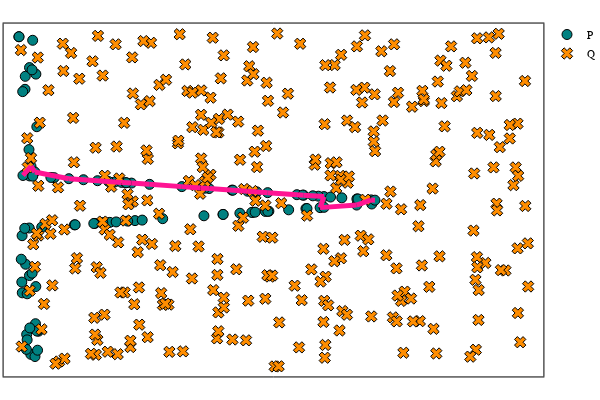

The notebook cell saved with this chart:
### Code cell
cr = get_Witness_cyclerep(W_P, class_num = 6);
# plot
plot_cycle_square_torus(P_2d, Q_2d, cycle = cr, cycle_loc = "P")

### Figure 1 — Plotly figure (JSON) as saved in the notebook; plotly's stock layout.template omitted (floating-point values rounded to 4 significant figures; data arrays with more than 128 entries replaced by an {"elided": "..."} marker saying what was removed)
{"data": [{"colorbar": {"title": ""}, "legendgroup": "P", "marker": {"color": "rgba(0, 129, 129, 1.000)", "line": {"color": "rgba(0, 0, 0, 1.000)", "width": 1}, "size": 10, "symbol": "circle"}, "mode": "markers", "name": "P", "showlegend": true, "type": "scatter", "x": [0.08318, 0.1381, 1.78, 0.04963, 0.1041, 0.139, 3.088, 0.2174, 0.08658, 0.1545, 0.04746, 0.2064, 0.1097, 0.238, 1.044, 2.891, 0.6925, 0.2126, 0.1326, 0.1703, 0.05501, 0.09112, 0.2291, 0.03731, 0.2499, 0.1778, 3.074, 0.2304, 0.1001, 0.1425, 1.439, 0.2164, 0.1101, 3.332, 0.1712, 0.04405, 0.1572, 0.2055, 0.007793, 0.009939, 2.248, 2.523, 1.348, 0.1351, 0.08021, 2.016, 3.72, 2.828, 3.767, 3.987, 3.517, 2.288, 3.046, 3.848, 0.6239, 0.2895, 1.129, 0.1396, 2.632, 1.206, 4.348, 0.4432, 2.877, 2.525, 0.9448, 4.17, 0.05817, 1.19, 3.075, 1.042, 1.528, 4.356, 2.352, 0.1782, 3.545, 2.298, 0.7015, 2.645, 3.558, 2.941, 1.396, 3.698, 0.931, 0.4021, 4.395, 1.618, 3.434, 4.173, 2.731, 0.8037, 1.275, 1.113, 3.506, 3.63, 1.324, 0.9771, 2.919, 1.331, 3.768, 4.186], "xaxis": "x1", "y": [5.242, 1.771, 2.83, 1.448, 0.6731, 5.646, 2.969, 5.525, 5.483, 0.3019, 2.513, 0.2606, 0.5714, 0.3788, 2.752, 2.948, 2.715, 0.8725, 4.118, 5.605, 5.199, 1.98, 4.545, 2.074, 0.7335, 6.155, 3.315, 0.7349, 0.3942, 0.7935, 2.794, 1.565, 1.43, 2.995, 1.814, 1.648, 3.807, 3.699, 6.222, 6.222, 3.403, 2.909, 2.785, 2.656, 2.65, 3.428, 3.036, 3.342, 3.242, 3.219, 3.268, 2.884, 2.965, 3.233, 3.575, 2.672, 2.761, 3.627, 3.362, 2.77, 3.18, 3.595, 2.947, 2.909, 2.742, 3.084, 3.635, 3.515, 2.968, 2.752, 2.804, 3.104, 3.392, 3.623, 3.018, 3.398, 2.716, 3.361, 3.019, 3.33, 3.494, 3.249, 2.74, 3.599, 3.175, 3.47, 3.277, 3.199, 2.931, 3.556, 3.506, 3.524, 3.27, 3.256, 3.501, 3.538, 2.951, 3.5, 3.041, 3.197], "yaxis": "y1", "zmax": null, "zmin": null}, {"colorbar": {"title": ""}, "legendgroup": "Q", "marker": {"color": "rgba(255, 141, 0, 1.000)", "line": {"color": "rgba(0, 0, 0, 1.000)", "width": 1}, "size": 10, "symbol": "x"}, "mode": "markers", "name": "Q", "showlegend": true, "type": "scatter", "x": {"elided": "300 float values"}, "xaxis": "x1", "y": {"elided": "300 float values"}, "yaxis": "y1", "zmax": null, "zmin": null}, {"colorbar": {"title": ""}, "legendgroup": "", "line": {"color": "rgba(255, 20, 147, 1.000)", "dash": "solid", "shape": "linear", "width": 5}, "mode": "lines", "name": "", "showlegend": false, "type": "scatter", "x": [4.348, 4.395], "xaxis": "x1", "y": [3.18, 3.175], "yaxis": "y1", "zmax": null, "zmin": null}, {"colorbar": {"title": ""}, "legendgroup": "", "line": {"color": "rgba(255, 20, 147, 1.000)", "dash": "solid", "shape": "linear", "width": 5}, "mode": "lines", "name": "", "showlegend": false, "type": "scatter", "x": [3.72, 4.17], "xaxis": "x1", "y": [3.036, 3.084], "yaxis": "y1", "zmax": null, "zmin": null}, {"colorbar": {"title": ""}, "legendgroup": "", "line": {"color": "rgba(255, 20, 147, 1.000)", "dash": "solid", "shape": "linear", "width": 5}, "mode": "lines", "name": "", "showlegend": false, "type": "scatter", "x": [2.248, 2.016], "xaxis": "x1", "y": [3.403, 3.428], "yaxis": "y1", "zmax": null, "zmin": null}, {"colorbar": {"title": ""}, "legendgroup": "", "line": {"color": "rgba(255, 20, 147, 1.000)", "dash": "solid", "shape": "linear", "width": 5}, "mode": "lines", "name": "", "showlegend": false, "type": "scatter", "x": [1.396, 1.618], "xaxis": "x1", "y": [3.494, 3.47], "yaxis": "y1", "zmax": null, "zmin": null}, {"colorbar": {"title": ""}, "legendgroup": "", "line": {"color": "rgba(255, 20, 147, 1.000)", "dash": "solid", "shape": "linear", "width": 5}, "mode": "lines", "name": "", "showlegend": false, "type": "scatter", "x": [0.2055, 0.6239], "xaxis": "x1", "y": [3.699, 3.575], "yaxis": "y1", "zmax": null, "zmin": null}, {"colorbar": {"title": ""}, "legendgroup": "", "line": {"color": "rgba(255, 20, 147, 1.000)", "dash": "solid", "shape": "linear", "width": 5}, "mode": "lines", "name": "", "showlegend": false, "type": "scatter", "x": [1.396, 1.275], "xaxis": "x1", "y": [3.494, 3.506], "yaxis": "y1", "zmax": null, "zmin": null}, {"colorbar": {"title": ""}, "legendgroup": "", "line": {"color": "rgba(255, 20, 147, 1.000)", "dash": "solid", "shape": "linear", "width": 5}, "mode": "lines", "name": "", "showlegend": false, "type": "scatter", "x": [0.1572, 0.2055], "xaxis": "x1", "y": [3.807, 3.699], "yaxis": "y1", "zmax": null, "zmin": null}, {"colorbar": {"title": ""}, "legendgroup": "", "line": {"color": "rgba(255, 20, 147, 1.000)", "dash": "solid", "shape": "linear", "width": 5}, "mode": "lines", "name": "", "showlegend": false, "type": "scatter", "x": [2.248, 2.352], "xaxis": "x1", "y": [3.403, 3.392], "yaxis": "y1", "zmax": null, "zmin": null}, {"colorbar": {"title": ""}, "legendgroup": "", "line": {"color": "rgba(255, 20, 147, 1.000)", "dash": "solid", "shape": "linear", "width": 5}, "mode": "lines", "name": "", "showlegend": false, "type": "scatter", "x": [3.074, 2.828], "xaxis": "x1", "y": [3.315, 3.342], "yaxis": "y1", "zmax": null, "zmin": null}, {"colorbar": {"title": ""}, "legendgroup": "", "line": {"color": "rgba(255, 20, 147, 1.000)", "dash": "solid", "shape": "linear", "width": 5}, "mode": "lines", "name": "", "showlegend": false, "type": "scatter", "x": [3.517, 3.434], "xaxis": "x1", "y": [3.268, 3.277], "yaxis": "y1", "zmax": null, "zmin": null}, {"colorbar": {"title": ""}, "legendgroup": "", "line": {"color": "rgba(255, 20, 147, 1.000)", "dash": "solid", "shape": "linear", "width": 5}, "mode": "lines", "name": "", "showlegend": false, "type": "scatter", "x": [3.72, 3.767], "xaxis": "x1", "y": [3.036, 3.242], "yaxis": "y1", "zmax": null, "zmin": null}, {"colorbar": {"title": ""}, "legendgroup": "", "line": {"color": "rgba(255, 20, 147, 1.000)", "dash": "solid", "shape": "linear", "width": 5}, "mode": "lines", "name": "", "showlegend": false, "type": "scatter", "x": [4.348, 4.17], "xaxis": "x1", "y": [3.18, 3.084], "yaxis": "y1", "zmax": null, "zmin": null}, {"colorbar": {"title": ""}, "legendgroup": "", "line": {"color": "rgba(255, 20, 147, 1.000)", "dash": "solid", "shape": "linear", "width": 5}, "mode": "lines", "name": "", "showlegend": false, "type": "scatter", "x": [0.6239, 1.275], "xaxis": "x1", "y": [3.575, 3.506], "yaxis": "y1", "zmax": null, "zmin": null}, {"colorbar": {"title": ""}, "legendgroup": "", "line": {"color": "rgba(255, 20, 147, 1.000)", "dash": "solid", "shape": "linear", "width": 5}, "mode": "lines", "name": "", "showlegend": false, "type": "scatter", "x": [0.1572, 0.05817], "xaxis": "x1", "y": [3.807, 3.635], "yaxis": "y1", "zmax": null, "zmin": null}, {"colorbar": {"title": ""}, "legendgroup": "", "line": {"color": "rgba(255, 20, 147, 1.000)", "dash": "solid", "shape": "linear", "width": 5}, "mode": "lines", "name": "", "showlegend": false, "type": "scatter", "x": [3.074, 3.434], "xaxis": "x1", "y": [3.315, 3.277], "yaxis": "y1", "zmax": null, "zmin": null}, {"colorbar": {"title": ""}, "legendgroup": "", "line": {"color": "rgba(255, 20, 147, 1.000)", "dash": "solid", "shape": "linear", "width": 5}, "mode": "lines", "name": "", "showlegend": false, "type": "scatter", "x": [2.016, 1.618], "xaxis": "x1", "y": [3.428, 3.47], "yaxis": "y1", "zmax": null, "zmin": null}, {"colorbar": {"title": ""}, "legendgroup": "", "line": {"color": "rgba(255, 20, 147, 1.000)", "dash": "solid", "shape": "linear", "width": 5}, "mode": "lines", "name": "", "showlegend": false, "type": "scatter", "x": [3.767, 3.517], "xaxis": "x1", "y": [3.242, 3.268], "yaxis": "y1", "zmax": null, "zmin": null}, {"colorbar": {"title": ""}, "legendgroup": "", "line": {"color": "rgba(255, 20, 147, 1.000)", "dash": "solid", "shape": "linear", "width": 5}, "mode": "lines", "name": "", "showlegend": false, "type": "scatter", "x": [2.828, 2.352], "xaxis": "x1", "y": [3.342, 3.392], "yaxis": "y1", "zmax": null, "zmin": null}], "layout": {"annotations": [], "height": 400, "legend": {"bgcolor": "rgba(255, 255, 255, 1.000)", "bordercolor": "rgba(0, 0, 0, 1.000)", "font": {"color": "rgba(0, 0, 0, 1.000)", "family": "sans-serif", "size": 11}, "tracegroupgap": 0, "x": 1, "y": 1}, "margin": {"b": 20, "l": 0, "r": 0, "t": 20}, "paper_bgcolor": "rgba(255, 255, 255, 1.000)", "plot_bgcolor": "rgba(255, 255, 255, 1.000)", "showlegend": true, "width": 600, "xaxis": {"anchor": "y1", "domain": [0.006562, 0.9934], "gridcolor": "rgba(0, 0, 0, 0.100)", "gridwidth": 0.5, "linecolor": "rgba(0, 0, 0, 1.000)", "mirror": true, "range": [-0.1805, 6.471], "showgrid": true, "showline": true, "showticklabels": true, "tickangle": 0, "tickcolor": "rgb(0, 0, 0)", "tickfont": {"color": "rgba(0, 0, 0, 1.000)", "family": "sans-serif", "size": 11}, "tickmode": "array", "ticks": "inside", "ticktext": [], "tickvals": [], "title": "", "titlefont": {"color": "rgba(0, 0, 0, 1.000)", "family": "sans-serif", "size": 15}, "type": "-", "visible": true, "zeroline": false, "zerolinecolor": "rgba(0, 0, 0, 1.000)"}, "yaxis": {"anchor": "x1", "domain": [0.009843, 0.9902], "gridcolor": "rgba(0, 0, 0, 0.100)", "gridwidth": 0.5, "linecolor": "rgba(0, 0, 0, 1.000)", "mirror": true, "range": [-0.1107, 6.467], "showgrid": true, "showline": true, "showticklabels": true, "tickangle": 0, "tickcolor": "rgb(0, 0, 0)", "tickfont": {"color": "rgba(0, 0, 0, 1.000)", "family": "sans-serif", "size": 11}, "tickmode": "array", "ticks": "inside", "ticktext": [], "tickvals": [], "title": "", "titlefont": {"color": "rgba(0, 0, 0, 1.000)", "family": "sans-serif", "size": 15}, "type": "-", "visible": true, "zeroline": false, "zerolinecolor": "rgba(0, 0, 0, 1.000)"}}}
